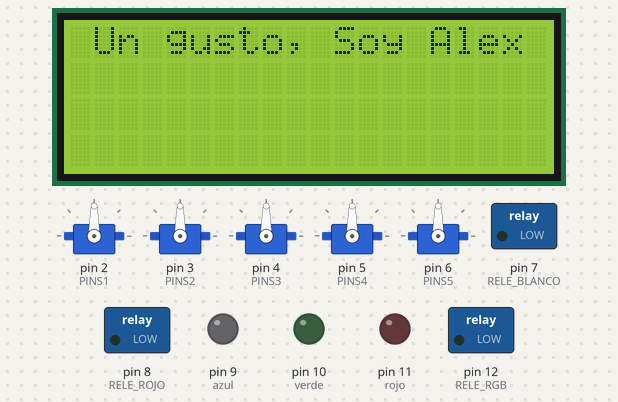
The sketch below on a simulated Arduino Uno, built with avr-gcc and run on an emulated ATmega328P. Parts: 5 × servo, 20×4 character LCD, switched loads named in the sketch (green lamp = pin HIGH), output pins drawn as LEDs (lit = HIGH).

Above: at 3.1 s.
At 6.5 s:
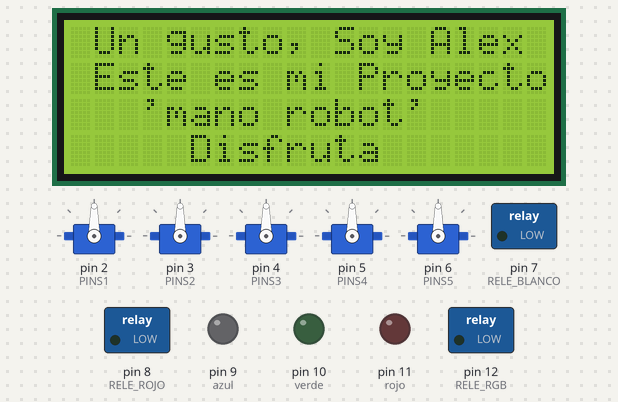
At 7.9 s:
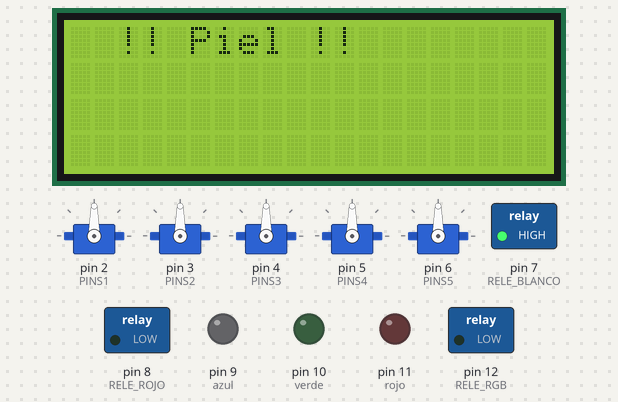
At 9.9 s:
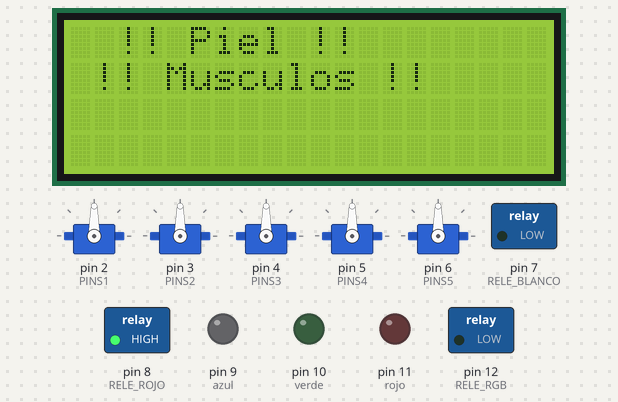
At 13.9 s:
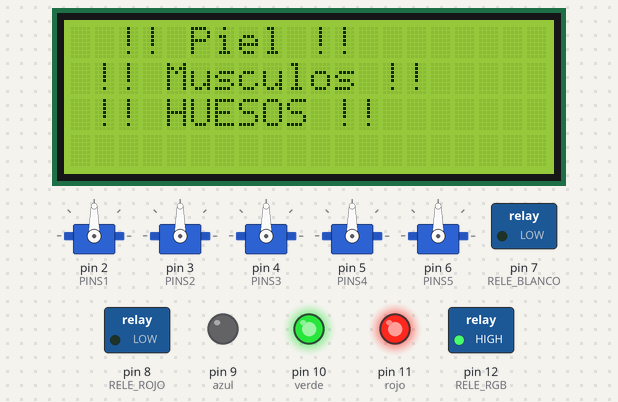
At 25.9 s:
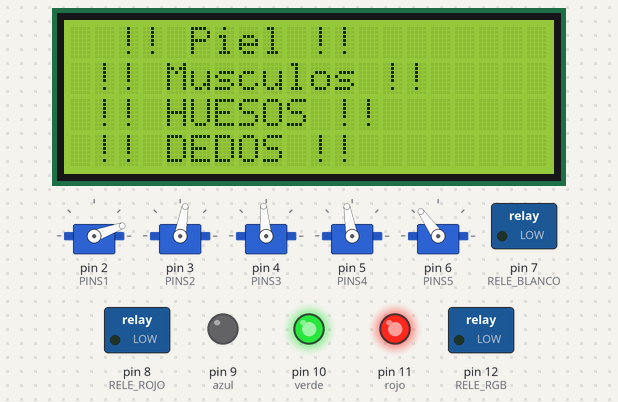
Timing chart, 0 to 37.8 s (numbered marks = the images above):
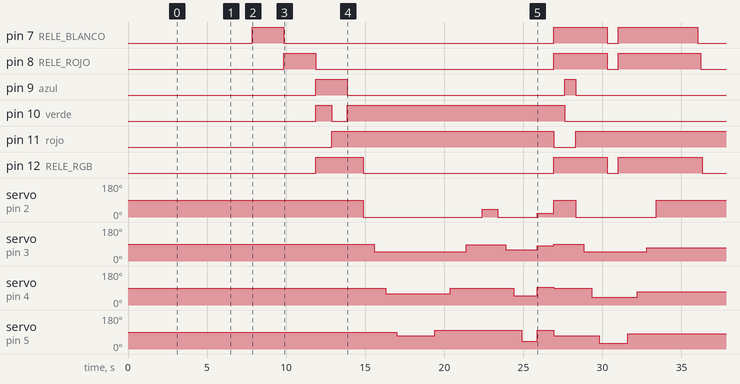

Measured:
- by itself, pin 7 (RELE_BLANCO): goes HIGH 2.0 s, LOW 17.1 s, HIGH 3.4 s, LOW 0.70 s, HIGH 5.0 s, then LOW
- by itself, pin 8 (RELE_ROJO): goes HIGH 2.0 s, LOW 15.0 s, HIGH 3.4 s, LOW 0.70 s, HIGH 5.2 s, then LOW
- by itself, pin 9 (azul): LOW → HIGH at 11.9 s, → LOW 2.0 s later, → HIGH 13.7 s later, → LOW 0.70 s later
- by itself, pin 10 (verde): LOW → HIGH at 11.9 s, → LOW 1.0 s later, → HIGH 1.0 s later, → LOW 13.7 s later
- by itself, pin 11 (rojo): LOW → HIGH at 12.9 s, → LOW 14.0 s later, → HIGH 1.4 s later
- by itself, pin 12 (RELE_RGB): goes HIGH 3.0 s, LOW 12.0 s, HIGH 3.4 s, LOW 0.70 s, HIGH 5.3 s, then LOW
- by itself, servo on pin 2 (PINS1): 90° → 0° at 14.9 s, → 40° 7.5 s later, → 0° 1.0 s later, → 20° 2.5 s later, … (7 changes in this stretch)
- by itself, servo on pin 3 (PINS2): 90° → 50° at 15.6 s, → 85° 5.8 s later, → 60° 2.5 s later, → 80° 2.0 s later, … (7 changes in this stretch)

The sketch:

sketch.ino
```cpp
#include <Servo.h>

#include <LiquidCrystal_I2C.h>

#define I2C_ADDR    0x27  // I2C control
#define LCD_COLUMNS 20  //columnas
#define LCD_LINES   4  //filas

LiquidCrystal_I2C lcd(I2C_ADDR, LCD_COLUMNS, LCD_LINES); //objeto

Servo servo1; // crea objeto con la libreria (servo 1)
Servo servo2; // crea el objeto (servo 2)
Servo servo3; // objeto sevo 3
Servo servo4; // objeto servo 4
Servo servo5; // objeto servo 5

int PINS1= 2;  //SENAL SERVO  1
int PINS2 = 3; //SENAL SERVO  2
int PINS3 = 4; //SENAL SERVO  3
int PINS4 = 5; //senal servo  4
int PINS5 = 6; //SENAL SERVO  5

int PULSOMIN= 550; //0 grados -- aca es  micro segundos
int PULSOMAX = 2450; // 180 gados

int RELE_BLANCO = 7; // relay led (blanco)
int RELE_ROJO = 8; //relay led (rojo)
int RELE_RGB = 12; // rele de RGB

const int rojo = 11; //rgb
const int verde = 10; //rgb
const int azul = 9; //rgb


void setup() {


  pinMode(RELE_BLANCO, OUTPUT); // salida del rele-- led blaco
  pinMode(RELE_ROJO, OUTPUT); //salida del rele --led rojo
  pinMode(RELE_RGB, OUTPUT); //salida del rele--- rgb

  servo1.attach(PINS1, PULSOMIN, PULSOMAX );  //inicializa servos
  servo2.attach(PINS2, PULSOMIN, PULSOMAX );
  servo3.attach(PINS3, PULSOMIN, PULSOMAX );
  servo4.attach(PINS4, PULSOMIN, PULSOMAX );
  servo5.attach(PINS5, PULSOMIN, PULSOMAX );

  pinMode(rojo, OUTPUT); //salida rgb
  pinMode(verde, OUTPUT);
  pinMode(azul, OUTPUT);

       //iniciacion lcd
  lcd.init(); //inicia led
  delay(1000); // demora hasta todo este en su sitio


}

void loop() {


  lcd.backlight(); // prende fondo led

  delay(2000); // mas demora

   // Print ------ lcd-----------

  lcd.setCursor(1, 0); //linea  0
  lcd.print("Un gusto, Soy Alex "); // frase

  lcd.display(); // muestra texto
  delay(700); // demora
  lcd.noDisplay(); // no se muestra
  delay(400); // demora
  lcd.display(); // muestra texto

  lcd.setCursor(1, 1);
  lcd.print("Este es mi Proyecto"); // frase

  lcd.display(); // muestra texto
  delay(700); // demora
  lcd.noDisplay(); // no se muestra
  delay(400); // demora
  lcd.display(); // muestra texto

  lcd.setCursor(1, 2);
  lcd.print("  'mano robot'"); // frase

  lcd.display(); // muestra texto
  delay(700); // demora
  lcd.noDisplay(); // no se muestra
  delay(400); // demora
  lcd.display(); // muestra texto

  lcd.setCursor(3, 3);
  lcd.print( "  Disfruta "); //frase
  delay(300);

  lcd.display(); // muestra texto
  delay(700); // demora
  lcd.noDisplay(); // no se muestra
  delay(400); // demora
  lcd.display(); // muestra texto

  // limpia lcd-----

  lcd.clear();

  //- mano----------- aciones --- 1,2 leds --- 3 RGB --- 4 servos

  ///---------  1 ---------

  lcd.setCursor(1, 0);
  lcd.print( " !! Piel !!");
  digitalWrite(RELE_BLANCO, HIGH);
  delay(2000);

  //// ---------2----------
  lcd.setCursor(1, 1);
  lcd.print( "!! Musculos !!");
  digitalWrite(RELE_BLANCO, LOW);
  digitalWrite(RELE_ROJO, HIGH);
  delay(2000);

  ////------------3----------
  lcd.setCursor(1, 2);
  lcd.print( "!! HUESOS !!");
  digitalWrite(RELE_ROJO, LOW);
  digitalWrite(RELE_RGB, HIGH);
    analogWrite(rojo, 0);
    analogWrite(verde, 255);
    analogWrite(azul, 255);
    delay(1000);
    analogWrite(rojo, 255);
    analogWrite(verde, 0);
    analogWrite(azul, 255);
    delay(1000);
    analogWrite(rojo, 255);
    analogWrite(verde, 255);
    analogWrite(azul, 0);
    delay(1000);


  lcd.setCursor(1, 3);
  lcd.print( "!! DEDOS !!");
  digitalWrite(RELE_RGB, LOW);
    servo1.write(0); // servo
    delay(700);
    servo2.write(50); // servo
    delay(700);
    servo3.write(60); // servo
    delay(700);
    servo4.write(70); // servo
    delay(700);
    servo5.write(60); // servo
    delay(700);


   // servos se mueven al mismo tiempo
    servo5.write(130); // servo
    delay(1000);
    servo4.write(100); // servo
    delay(1000);
    servo3.write(90); // servo
    delay(1000);
    servo2.write(85); // servo
    delay(1000);
    servo1.write(40); // servo
    delay(1000);

    servo1.write(0); // servo
    delay(500);
    servo2.write(60); // servo
    delay(500);
    servo3.write(50); // servo
    delay(500);
    servo4.write(40); // servo
    delay(500);
    servo5.write(40); // servo
    delay(500);

    servo1.write(20); // servo
    servo2.write(80); // servo
    servo3.write(95); // servo
    servo4.write(100); // servo
    servo5.write(125); // servo
    delay(1000); //retraso

    servo1.write(90); // servo
    servo2.write(90); // servo
    servo3.write(90); // servo
    servo4.write(70); // servo
    servo5.write(90); // servo


  lcd.clear(); /// limpieza pantalla


  lcd.setCursor(1, 1);
  lcd.print( "!! Ahora !!"); // frase 1
  lcd.setCursor(1, 2);
  lcd.print( "!! TODOSSS !!"); //frase 2

  //--------- todo al mismo tiempo ------ leds, RGB, servos------

  digitalWrite(RELE_BLANCO, HIGH);
  digitalWrite(RELE_ROJO, HIGH);
  digitalWrite(RELE_RGB, HIGH);

    //RGB

    analogWrite(rojo, 0);
    analogWrite(verde, 255);
    delay(700);
    analogWrite(verde, 0);
    analogWrite(azul, 255);
    delay(700);
    analogWrite(rojo, 255);
    analogWrite(azul, 0);

    //servos
    servo1.write(0); // servo
    delay(500);
    servo2.write(50); // servo
    delay(500);
    servo3.write(40); // servo
    delay(500);
    servo4.write(30); // servo
    delay(500);
    servo5.write(30); // servo


    //apagado de leds y RGB
    digitalWrite(RELE_BLANCO, LOW);
    digitalWrite(RELE_ROJO, LOW);
    digitalWrite(RELE_RGB, LOW);
    delay(700);

    //prende leds y RGB
    digitalWrite(RELE_BLANCO, HIGH);
    digitalWrite(RELE_ROJO, HIGH);
    digitalWrite(RELE_RGB, HIGH);

    //servos
    servo5.write(90); // servo
    delay(600);
    servo4.write(80); // servo
    delay(600);
    servo3.write(70); // servo
    delay(600);
    servo2.write(70); // servo
    delay(600);
    servo1.write(90); // servo
    delay(600);

  lcd.clear(); // limpieza

  lcd.setCursor(3, 2);
  lcd.print( "!! GRACIAS !!"); //frase 2
  lcd.setCursor(1,3 );
  lcd.print( "(/) (°,,°) (/)"); //frase 2
  lcd.display(); // muestra texto
  delay(500); // demora
  lcd.noDisplay(); // no se muestra
  delay(500); // demora
  lcd.display(); // muestra texto
  delay(200); // demora
  lcd.noDisplay(); // no se muestra
  delay(200); // demora
  lcd.display(); // muestra texto
  delay(100); // demora
  lcd.noDisplay(); // no se muestra
  delay(100); // demora
  lcd.display(); // muestra texto
  delay(50); // demora
  lcd.noDisplay(); // no se muestra
  delay(50); // demora

  lcd.clear(); // limpieza para volver a empezar
   //APAGA leds y RGB
  lcd.display(); // muestra texto
  delay(50); // demora
  lcd.setCursor(1,3 );
  lcd.print( "off"); //frase 2
  delay(200);
  lcd.noBacklight();


  lcd.clear(); // limpieza para volver a empezar
   //APAGA leds y RGB
    digitalWrite(RELE_BLANCO, LOW);
    delay(200);
    digitalWrite(RELE_ROJO, LOW);
    delay(100);
    digitalWrite(RELE_RGB, LOW);
    delay(50);

  delay(2000);
}
```
